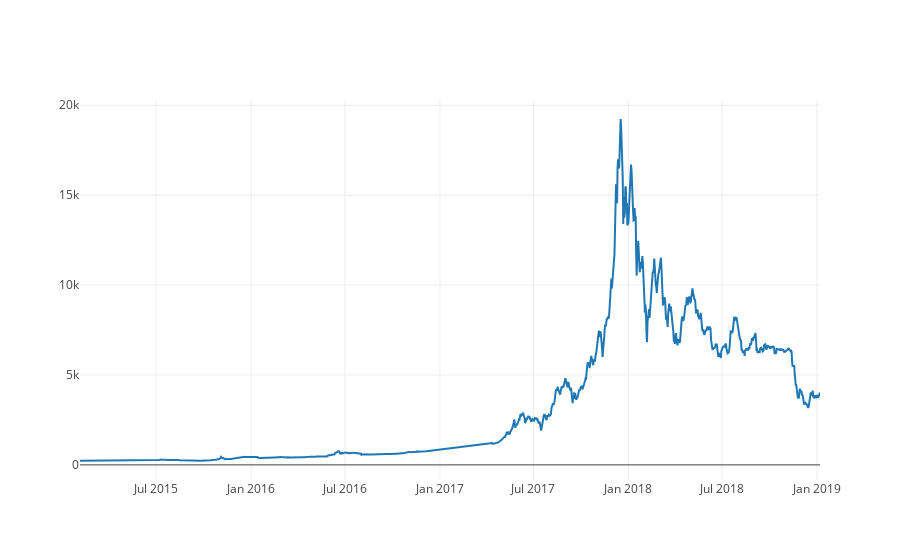

The notebook cell saved with this chart:
### Code cell
# Plot the average BTC price
btc_trace = go.Scatter(x=btc_usd_datasets.index, y=btc_usd_datasets['avg_btc_price_usd'])
py.iplot([btc_trace])

### Figure 1 — Plotly figure (JSON) as saved in the notebook; plotly's stock layout.template omitted (floating-point values rounded to 4 significant figures; data arrays with more than 128 entries replaced by an {"elided": "..."} marker saying what was removed)
{"data": [{"type": "scatter", "uid": "673a1d56-071c-4cee-b22f-7464ca501557", "x": {"elided": "1216 str values"}, "y": {"elided": "1216 float values"}}], "layout": {}}
